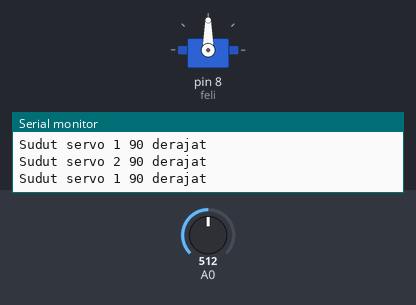
The sketch below on a simulated Arduino Uno, built with avr-gcc and run on an emulated ATmega328P. Shown: servo, the last lines printed to the serial monitor. Inputs (shaded band) come from the test bench; at power-on: A0 = 512.

Above: at 1.35 s.
1.4 s: A0 set to 716
At 3.4 s:
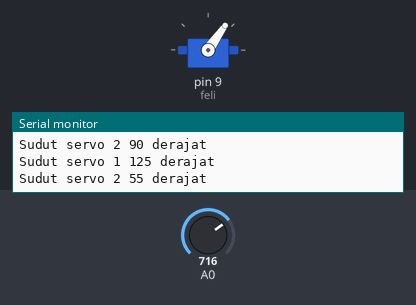
5.9 s: A0 set to 900
10.0 s: A0 set to 1023
Timing chart, 0 to 20.5 s (numbered marks = the images above; inputs shaded):
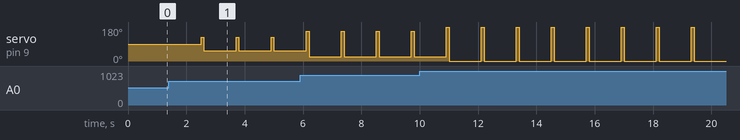

Measured:
- after the input at 1.4 s, servo on pin 9 (feli): alternates 125° for 0.10 s and 55° for 1.1 s, starting after 1.1 s

The sketch:

multi_servos.ino
```cpp
#include <Servo.h>
int adc, deg;
Servo feli;

void setup()
{
  Serial.begin(9600);
  Serial.println("Arduino servo");
  delay(100);
}

void loop()
{
  adc = analogRead(A0);
  deg = map(adc, 0, 1023, 0, 180);
  servo1();
  servo2();
  delay(1000);
}

void servo1()
{
  feli.attach(8);
  feli.write(deg);
  Serial.print("Sudut servo 1 ");
  Serial.print(deg);
  Serial.println(" derajat");
  delay(100);
  feli.detach();
}

void servo2()
{
  feli.attach(9);
  deg = 180 - deg;
  feli.write(deg);
  Serial.print("Sudut servo 2 ");
  Serial.print(deg);
  Serial.println(" derajat");
  delay(100);
  feli.detach();
}
```
